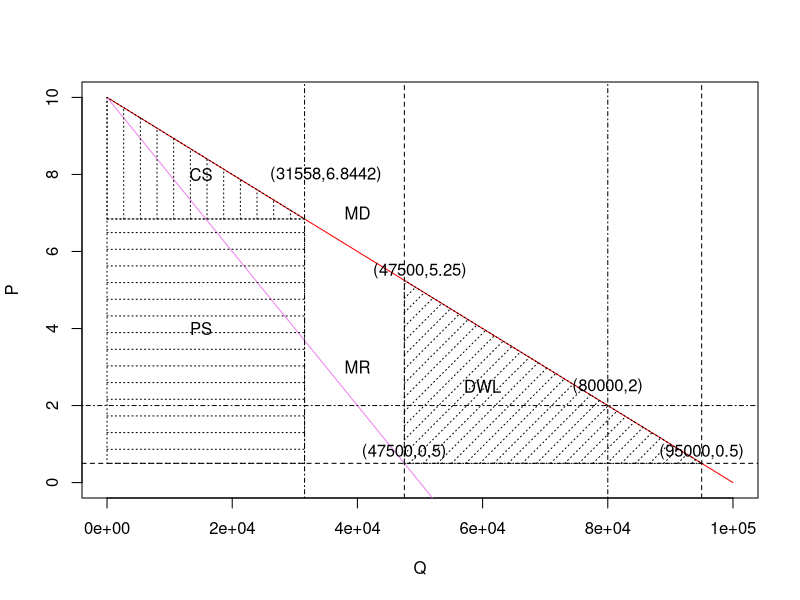
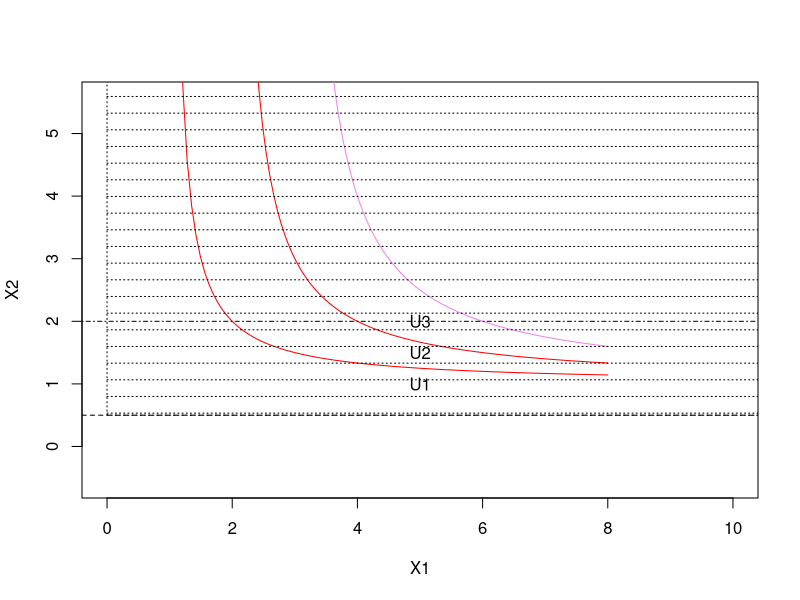

Write the R code that produced these figures, in order.
## ---- chunk 1
curve(10-0.0001*x, 0, 100000,col = "red",xlab ="Q", ylab ="P");text(40000,7, "MD")
curve(10-0.0002*x, add = TRUE, col = "violet");text(40000,3, "MR")
abline(h = 0.5, lty = 2);abline(h = 2, lty = 4)
abline(v =95000, lty=2);text(95000,0.8, "(95000,0.5)")
abline(v =47500, lty=2);text(50000,5.5, "(47500,5.25)");text(47500,0.8, "(47500,0.5)")
abline(v =80000, lty=4);text(80000,2.5, "(80000,2)")
polygon(x=c(47500,95000,47500), y=c(0.5,0.5,5.25), density=10, angle=45,lty =3);text(60000,2.5, "DWL")
abline(v =31558, lty=4);text(35000,8, "(31558,6.8442)")
polygon(x=c(0,31558,0), y=c(6.8442,6.8442,10), density=6, angle=90,lty =3);text(15000,8, "CS")
polygon(x=c(0,31558,31558,0), y=c(0.5,0.5,6.8442,6.8442), density=6, angle=0,lty =3);text(15000,4, "PS")
## ---- chunk 2
((32290-22850)/22850)/((0.1-0.25)/0.25)
((15020-9500)/9500)/((0.1-0.25)/0.25)
((10860-8250)/8250)/((0.1-0.25)/0.25)
((6410-5100)/5100)/((0.1-0.25)/0.25)

## ---- chunk 3

plot(x=NULL, y = NULL,xlim=c(0,10), ylim=c(0,5),log = "", main = NULL, sub = NULL, xlab ="X1", ylab ="X2",asp =1)
curve((x)/(x-1), 1, 8,col = "red",add = TRUE,);text(5,1, "U1");
curve((x)/(x-2), 2, 8,col = "red",add = TRUE,);text(5,1.5, "U2");
curve((x)/(x-3), 3, 8,col = "violet",add = TRUE,);text(5,2, "U3")

abline(h = 0.5, lty = 2);abline(h = 2, lty = 4)
abline(v =95000, lty=2);text(95000,0.8, "(95000,0.5)")
abline(v =47500, lty=2);text(50000,5.5, "(47500,5.25)");text(47500,0.8, "(47500,0.5)")
abline(v =80000, lty=4);text(80000,2.5, "(80000,2)")
polygon(x=c(47500,95000,47500), y=c(0.5,0.5,5.25), density=10, angle=45,lty =3);text(60000,2.5, "DWL")
abline(v =31558, lty=4);text(35000,8, "(31558,6.8442)")
polygon(x=c(0,31558,0), y=c(6.8442,6.8442,10), density=6, angle=90,lty =3);text(15000,8, "CS")
polygon(x=c(0,31558,31558,0), y=c(0.5,0.5,6.8442,6.8442), density=6, angle=0,lty =3);text(15000,4, "PS")
